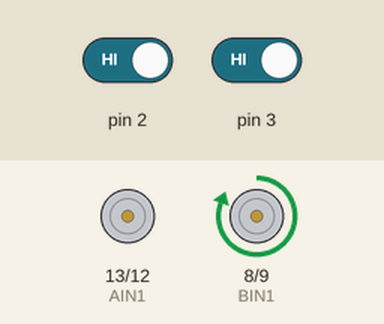
Simulated run of this sketch. Board: Arduino Uno, built with avr-gcc and run on an emulated ATmega328P. Shown: motor-driver pin pairs drawn as motors (green arrow = first pin HIGH = forward, orange = second pin HIGH = backward, longer = more drive, scaled by the enable pin). The test bench sets the inputs (shaded band); at power-on: pin 2 HIGH, pin 3 HIGH.

Above: at 0.1 s.
At 1.2 s:
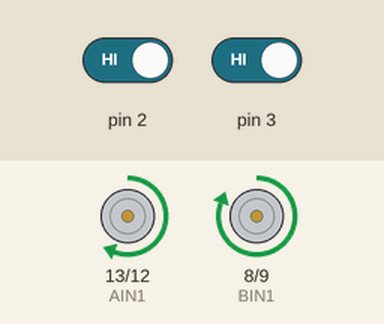
Timing chart, 0 to 0.2 s (numbered marks = the images above; inputs shaded):
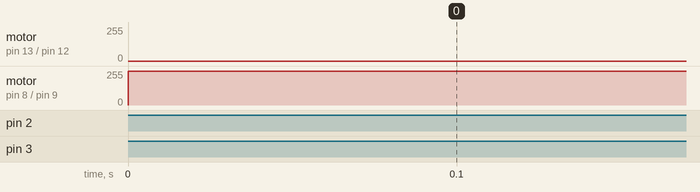

The sketch:

button.ino
```cpp
//the right motor will be controlled by the motor A pins on the motor driver
const int AIN1 = 13;           //control pin 1 on the motor driver for the right motor
const int AIN2 = 12;            //control pin 2 on the motor driver for the right motor
const int PWMA = 11;            //speed control pin on the motor driver for the right motor

//the left motor will be controlled by the motor B pins on the motor driver
const int PWMB = 10;           //speed control pin on the motor driver for the left motor
const int BIN2 = 9;           //control pin 2 on the motor driver for the left motor
const int BIN1 = 8;           //control pin 1 on the motor driver for the left motor

//int switchPin = 7;             //switch to turn the robot on and off

int rightmovement = 4000;
int leftmovement = 2000;

int ButtonState1 = LOW;
int ButtonState2 = LOW;

void setup() {
  // put your setup code here, to run once:
  pinMode(2, INPUT);
  pinMode(3, INPUT);

  //pinMode(switchPin, INPUT_PULLUP);   //set this as a pullup to sense whether the switch is flipped

  //set the motor contro pins as outputs
  pinMode(AIN1, OUTPUT);
  pinMode(AIN2, OUTPUT);
  pinMode(PWMA, OUTPUT);

  pinMode(BIN1, OUTPUT);
  pinMode(BIN2, OUTPUT);
  pinMode(PWMB, OUTPUT);
}

void loop() {
  ButtonState1 = digitalRead(2);
  ButtonState2 = digitalRead(3);

  // if the button is not pressed, all motors are turned off
  if (ButtonState1 == LOW) {
    digitalWrite(AIN1, LOW);                         //set pin 1 to high
    digitalWrite(AIN2, LOW);                          //set pin 2 to low
  }

  // if the button is pressed, all motors are turned off
  if (ButtonState1 == HIGH) {
    digitalWrite(AIN1, HIGH);                         //set pin 1 to high
    digitalWrite(AIN2, LOW);                          //set pin 2 to low
    analogWrite(PWMA, abs(rightmovement));
    analogWrite(PWMB, abs(rightmovement));

  }
  if (ButtonState2 == LOW) {
    digitalWrite(BIN1, LOW);                         //set pin 1 to high
    digitalWrite(BIN2, LOW);                         //set pin 2 to low
  }

  if (ButtonState2 == HIGH) {
    digitalWrite(BIN1, HIGH);                         //set pin 1 to high
    digitalWrite(BIN2, LOW);                          //set pin 2 to low
    analogWrite(PWMA, abs(leftmovement));
    analogWrite(PWMB, abs(leftmovement));
  }
}
```
